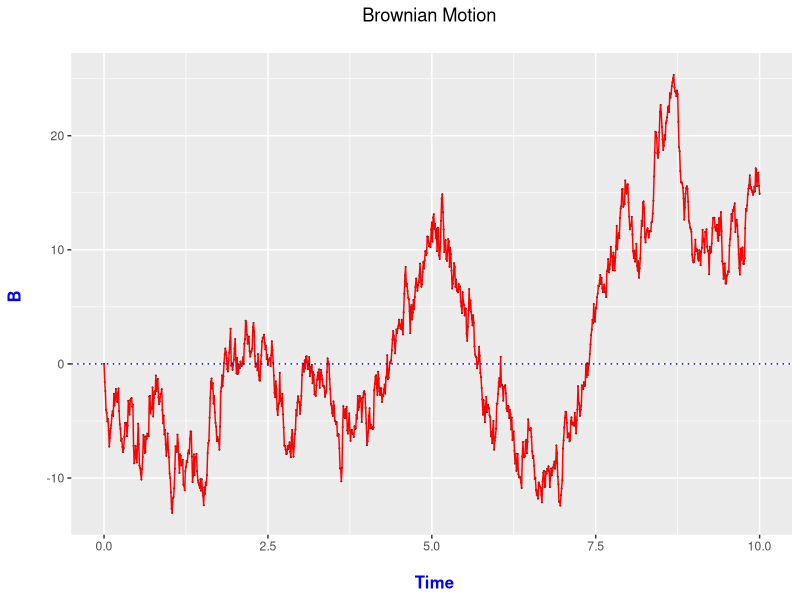

Generate this figure with R:
#updated by Ryan Raasch on Wed. Nov 28, 2018

brownian <- function(mu, sigma, tfinal){

time<- seq(0,tfinal,.01)
u1<- runif(length(time))
u2<- runif(length(time))
b<- c()
w<- 0

for(i in 1:length(time)){
  if (i==1){
    b[i]=0
  }
  else {
  w<- w + sqrt(-2*log(u1[i]))*cos(2*pi*u2[i])
  b[i]<-(mu*time[i])+(sigma*w)}
}

library(ggplot2)
brownian<- data.frame(time,b)
ggplot(brownian,aes(x=time,y=b)) +
   geom_point(size=0) +
   geom_line(color = "red") +
   labs(x = "\n Time", y = "B \n", title = paste0("Brownian Motion \n")) +
   theme(plot.title = element_text(hjust = 0.5),
         axis.title.x = element_text(face="bold", colour="blue", size = 12),
         axis.title.y = element_text(face="bold", colour="blue", size = 12)) +
   geom_hline(yintercept = 0, colour = "blue", linetype = "dotted")
}

brownian(0,1,10)

